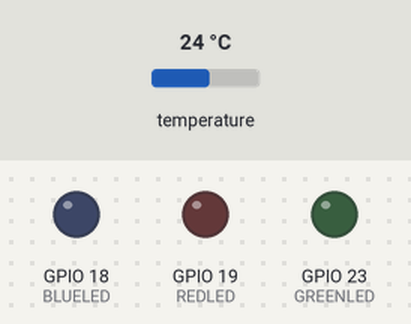
Recording of a program running on a simulated ESP32. On the bench: output pins drawn as LEDs (lit = HIGH). Wiring (inferred from the names in the program): BMP180 pressure sensor at I2C address 0x77. Inputs (shaded band) come from the test bench; at power-on: temperature 24 °C. WiFi joins after 1.5 s; servers stay silent unless stated; uploads are accepted with an empty reply; what the program prints to the serial monitor is not drawn.

Above: at 0.1 s.
At 2.1 s:
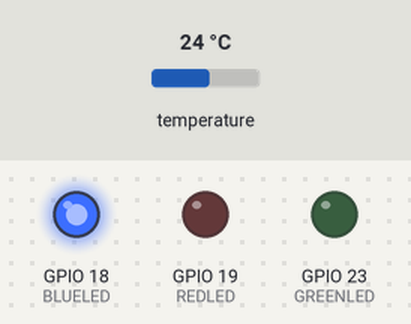
Timing chart, 0 to 3.6 s (numbered marks = the images above):
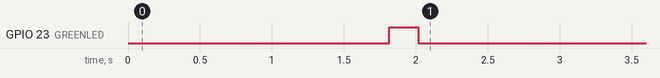

The program:

main.cpp
```cpp
#include <Arduino.h>
#include <Wire.h> //to help abstract away library code
#include <cmath> //for pow

//wifi includes
#include <WiFi.h>
#include <HTTPClient.h>

//file reading includes
#include <fstream>
#include <string>


/*Led's

*/

const short GREENLED = 23;
const short REDLED = 19;
const short BLUELED = 18;


/*Wifi global vars*/


const char * ssid = "";
const char * password = "";
const char * serverName = "";


/*End of Wifi stuff*/

/*Variable definitions*/
short AC1 = 408;
short AC2 = -72;
short AC3 = -14383;
unsigned short AC4 = 32741;
unsigned short AC5 = 32757;
unsigned short AC6 = 23153;

short BB1 = 6190; //had to change this from B1 as it was defined in wire.h
short B2 = 4;
short MB = -32768;
short MC = -8711;
short MD = 2868;

long UT = 0;
long T = 0; //this is the final temp
long prevT = 0;
/*End of variable definitions*/

//@param reg should be supplied in hex
//@param var is a pointer to the variable that is to be read into
void readReg(int reg, short * var){ //unsure if I can pass this as a void pointer, I need both short and unsigned short values // ONLY USE FOR SHORT VALUES
  Wire.beginTransmission(0x77);//this is the module address only the first 7 bits

  Wire.write(reg);//we want to read from this register

  Wire.endTransmission(); //end transmission, but we don't want to send stop, just restart as per datasheet

  Wire.requestFrom(0x77,2); //we now request 2 bytes, from the bmp180, this should read from 0xAA and 0X AB respectfully (hopefully) // sends the stop (p) signal once we have read the register


  *var = (Wire.read() << 8) | Wire.read();


  //may need to end transmission each time?

  Wire.endTransmission();

  /*
  Changes
  -Added end transmission, removed true from requestfrom
  -made the read more succinct, fixed multiple derefrences

  */
}

void readRegu(int reg, unsigned short * var){ //unsure if I can pass this as a void pointer, I need both short and unsigned short values // ONLY USE FOR SHORT VALUES

  Wire.beginTransmission(0x77);//this is the module address only the first 7 bits

  Wire.write(reg);//we want to read from this register

  Wire.endTransmission(); //end transmission, but we don't want to send stop, just restart as per datasheet

  Wire.requestFrom(0x77,2); //we now request 2 bytes, from the bmp180, this should read from 0xAA and 0X AB respectfully (hopefully) // sends the stop (p) signal once we have read the register


  *var = (Wire.read() << 8) | Wire.read();


  Wire.endTransmission();


}


void setup() {
  //from page 15 of the manual
  //Step 1, read calibration data from eeprom, 16 bits, MSB first

  /*
  77 address is for writing
  77 addr is for reading
  -There may be a problem with 7 or 8 bit addressing with arduino wire library
  */

  /*Setup LED's*/

  pinMode(REDLED,OUTPUT);
  pinMode(BLUELED,OUTPUT);
  pinMode(GREENLED,OUTPUT);

  //

  Serial.begin(115200);
  Serial.println("Entering setup");
  Wire.begin(); //this should send the start condition


  readReg(0xAA,&AC1);
  readReg(0xAC,&AC2);
  readReg(0xAE,&AC3);
  readRegu(0xB0,&AC4);//these need to be unsigned as per datasheet
  readRegu(0xB2,&AC5);
  readRegu(0xB4,&AC6);//

  readReg(0XB6,&BB1); //BB1 AS B1 IS RESERVED FOR OTHER FUNCTIONALITY
  readReg(0xB8,&B2);
  readReg(0xBA,&MB);
  readReg(0xBC,&MC);
  readReg(0xBE,&MD);


  //setup wifi

  Serial.println(ssid);
  Serial.println(password);

  WiFi.mode(WIFI_STA);
  WiFi.disconnect();
  delay(100);


  WiFi.begin(ssid, password); //need to cast the strings to char pointers

  Serial.println("Connecting");

  while(WiFi.status() != WL_CONNECTED) {
    delay(500);
    Serial.print(".");
  }

  Serial.println("Connected, ip: ");
  Serial.print(WiFi.localIP());

  //turn on blue led once connected to wifi
  digitalWrite(BLUELED,HIGH);


}

void loop() {

  //reading temp repeatedly

  //we now have initalized everything, we move to the 2nd box on page 15 read uncompensated temperature value


  Wire.beginTransmission(0x77); //start transmission in write mode

  Wire.write(0xF4);//SEND REGISTER ADDRESS
  Wire.write(0x2E);//write 2E into the address

  Wire.endTransmission(); //end transmission as we now want to read // this sends the writes, then we wait

  delay(5);//WAIT 5ms as per documentation //replaced with just delay instead of vtaskdelay for debugging

  short MSB = 0;
  short LSB = 0;


  Wire.beginTransmission(0x77);

  Wire.write(0xF6); // we want to read from f6 for MSB and F7 for lsb

  Wire.endTransmission(false);

  Wire.requestFrom(0x77,1);
  MSB = Wire.read();

  Wire.requestFrom(0x77,1);
  LSB = Wire.read();


  UT = (MSB << 8) + LSB;


  //calculate true temperature

  long X1 = (UT - AC6) * (AC5/(pow(2,15)));

  long X2 = MC * ((pow(2,11))/(X1+MD));

  long B5 = X1 + X2;

  T = (B5 + 8)/pow(2,4);// this should be the final temperature IN 0.1 DEG CEL

  T = T/10; //divide by 10 so we are in deg C

  //print variables for debugging


  if(prevT != T){

  Serial.print("Temperature is: ");
  Serial.print(T);
  Serial.print(" degrees Celcius");
  Serial.println();//make a new line after enverything
  prevT = T;


  //we now want to send this temp to the web server
  if(WiFi.status() == WL_CONNECTED){//if we are connected to internet
    HTTPClient http; //create new http client
    WiFiClient client;

    http.begin(client,serverName);

    //headers
    http.addHeader("Content-Type","application/json; charset = utf-8");

    //data
    std::string data = "{\"temp\" : \"" +  std::to_string(T) + "\"}" ;

    int httpResponseCode = http.POST(data.c_str()); //possible source of error if c_str does not do what I think it does

    Serial.print("HTTP Response Code: ");
    Serial.println(httpResponseCode);
    if(httpResponseCode == 200){//flash green led when we have a successful POST request.
      digitalWrite(GREENLED,HIGH);
      delay(200);
      digitalWrite(GREENLED,LOW);
    }else{
      digitalWrite(REDLED,HIGH);
    }
  }

  //
  vTaskDelay(10000);//delay for 10 sec

  digitalWrite(REDLED,LOW);//reset ledled if we had an error.

  }


}

/*
Current power consumption:
240mw


*/
```

Measured:
- by itself, GPIO 23 (GREENLED): LOW → HIGH at 1.8 s, → LOW 0.20 s later
